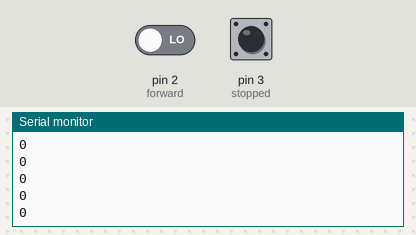
Recording of a sketch running on a simulated Arduino Uno, built with avr-gcc and run on an emulated ATmega328P. Shown: the last lines printed to the serial monitor. The test bench sets the inputs (shaded band); at power-on: pin 2 (forward) LOW, pin 3 (stopped) LOW. No radio packets arrive unless stated.

Above: at 1.2 s.
1.3 s: pin 2 (forward) driven HIGH
At 1.9 s:
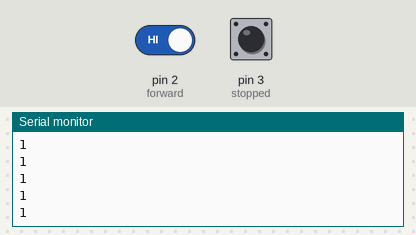
2.8 s: pin 3 (stopped) pulled HIGH for 0.15 s
At 3.9 s:
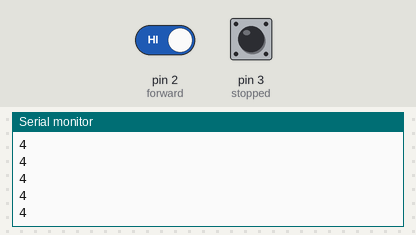
Timing chart, 0 to 5.8 s (numbered marks = the images above; inputs shaded):
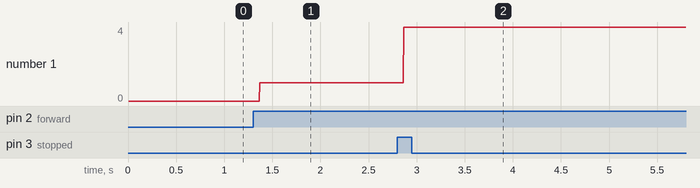

Measured:
- after the input at 1.3 s, the serial monitor: prints a new line after 0.07 s (image 1)
- after the input at 2.8 s, the serial monitor: prints a new line after 0.07 s (image 2)
- plotted number 1: 0 → 1 after the input at 1.3 s, 1 → 4 after the input at 2.8 s

The sketch:

TransmitterInterrupt.ino
```cpp
#include <SPI.h>
#include "RF24.h"

RF24 radio(7,8);
const uint64_t pipe1 = 0xE8E8F0F0E1LL;

int forward = 2;
//int right = 4;
//int left = 3;
int stopped = 3;

 int movement = 0;


void setup() {
  Serial.begin(9600);
  radio.begin();
  radio.setChannel(108);
  radio.openWritingPipe(pipe1);
  //pinMode(forward,INPUT);
  //pinMode(right,INPUT);
  //pinMode(left,INPUT);
  //attachInterrupt(digitalPinToInterrupt(5), ISR_left, RISING);
  //attachInterrupt(digitalPinToInterrupt(4), ISR_right, RISING);
  attachInterrupt(digitalPinToInterrupt(forward), ISR_forward, RISING);
 // attachInterrupt(digitalPinToInterrupt(stopped), ISR_stop, RISING);
  attachInterrupt(digitalPinToInterrupt(stopped), ISR_stop, RISING);


}

void ISR_forward(){
  movement = 1;
}

//void ISR_right(){
  //movement = 2;
//}

//void ISR_left(){
  //movement = 3;
//}

void ISR_stop(){
  movement = 4;
}

void transmit(){
radio.write(&movement, sizeof(movement));
Serial.println(movement);
}

void loop() {
  Serial.println(movement);
  transmit();


}
```
